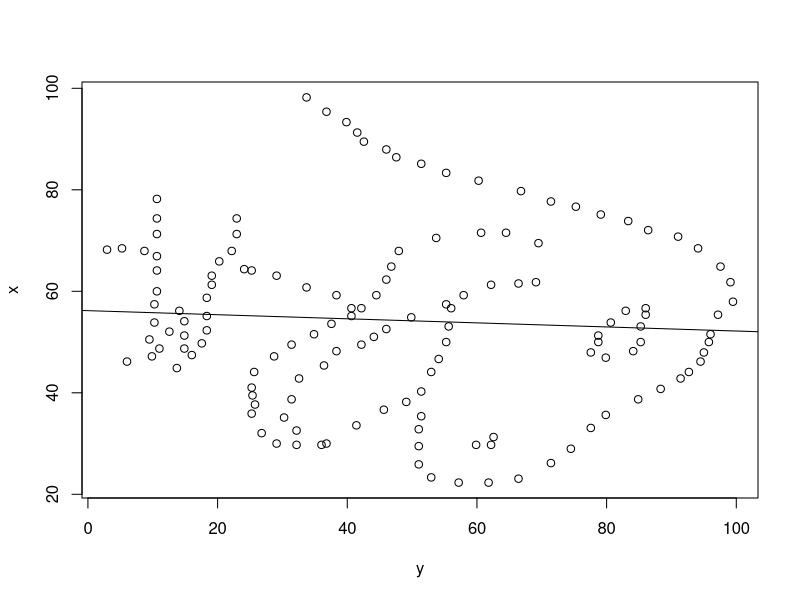
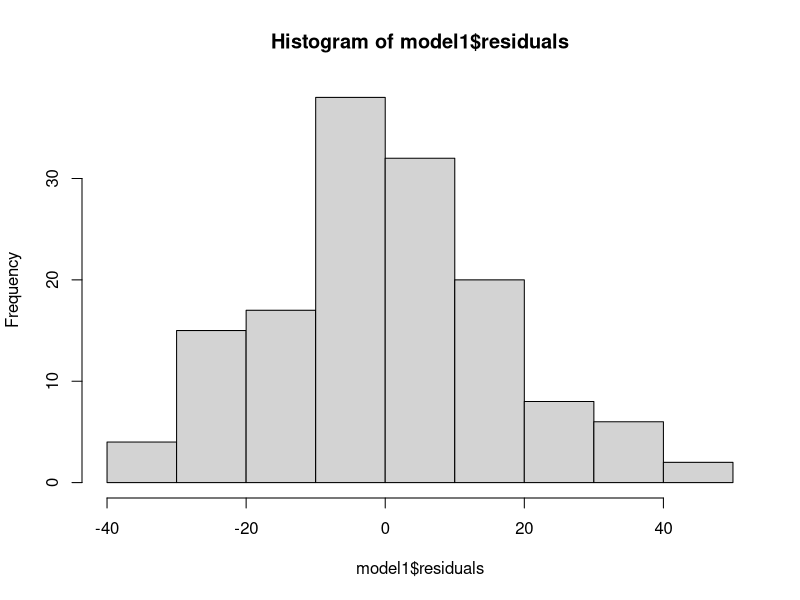
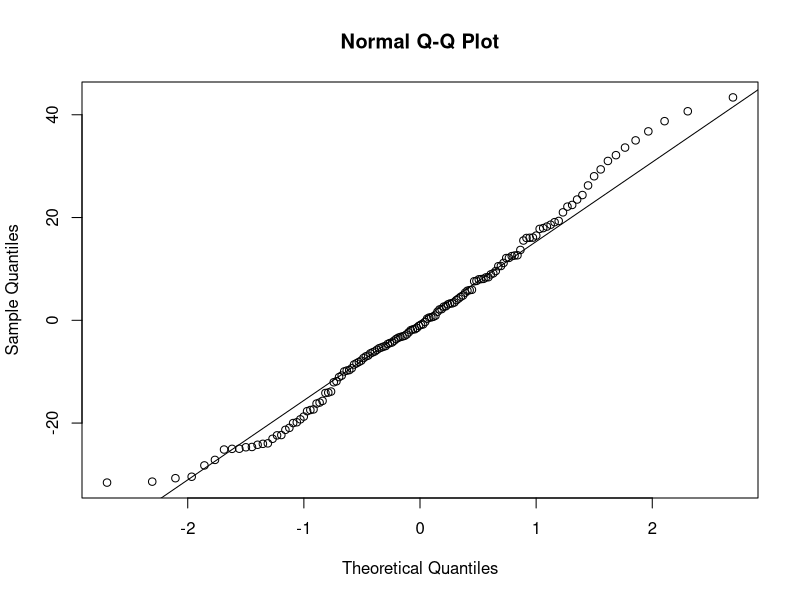
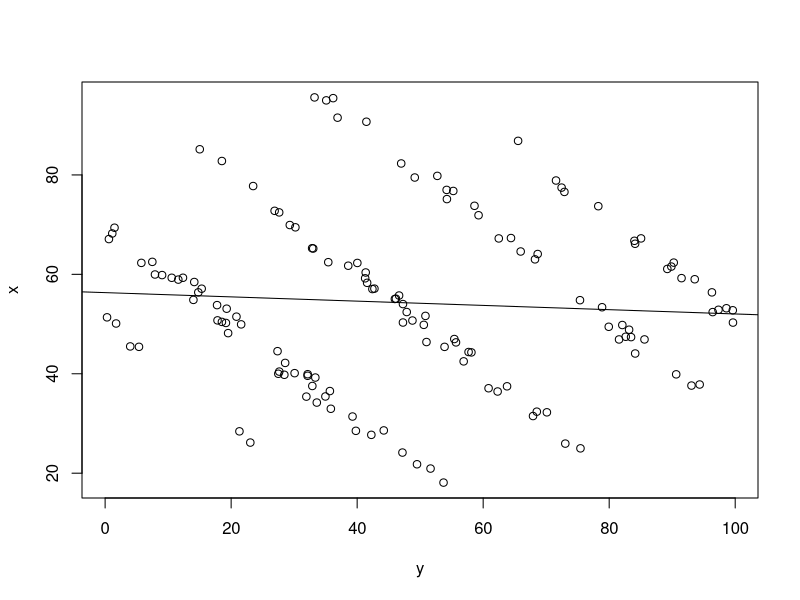
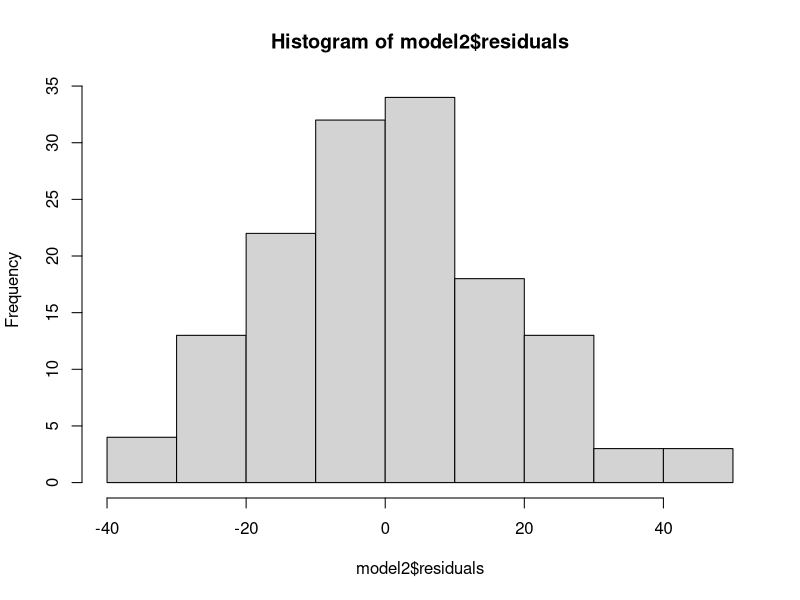
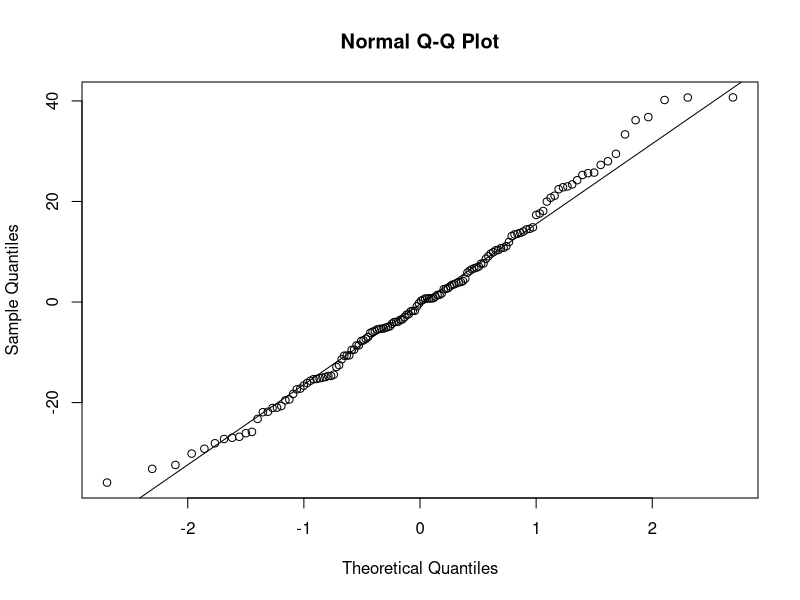
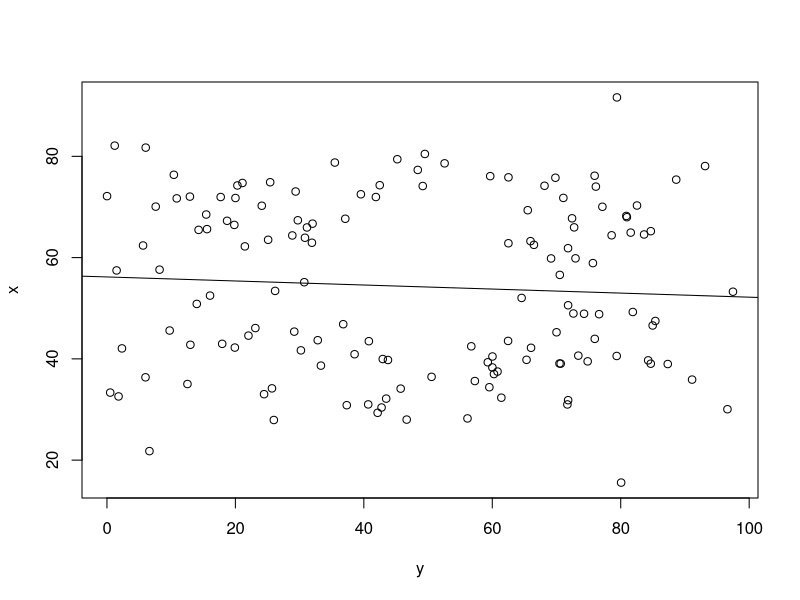
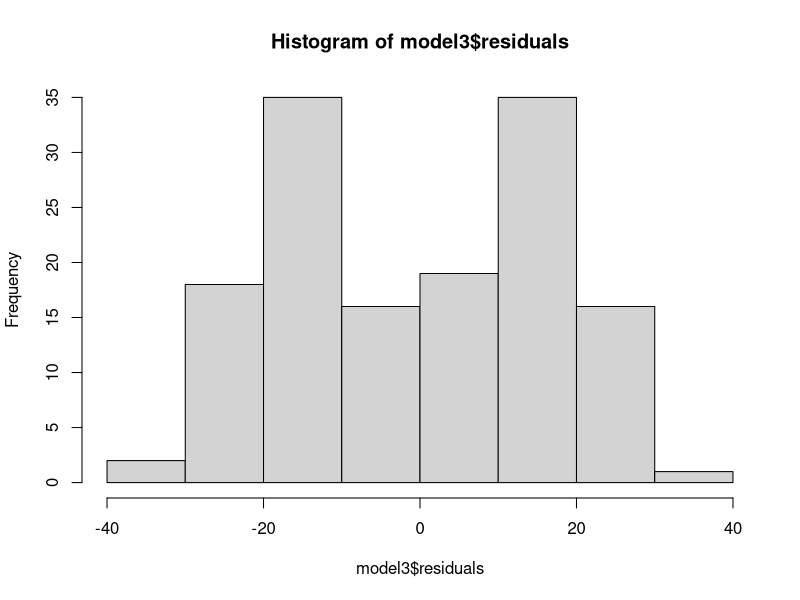

The R source for these figures, in order:
## ---- chunk 1
options(digits = 4)
## ---- chunk 2
options(digits=4)

data1 <- data.frame(
	x = c(55.3846, 51.5385, 46.1538, 42.8205, 40.7692, 38.7179, 35.641, 33.0769, 28.9744, 26.1538, 23.0769, 22.3077, 22.3077, 23.3333, 25.8974, 29.4872, 32.8205, 35.3846, 40.2564, 44.1026, 46.6667, 50, 53.0769, 56.6667, 59.2308, 61.2821, 61.5385, 61.7949, 57.4359, 54.8718, 52.5641, 48.2051, 49.4872, 51.0256, 45.3846, 42.8205, 38.7179, 35.1282, 32.5641, 30, 33.5897, 36.6667, 38.2051, 29.7436, 29.7436, 30, 32.0513, 35.8974, 41.0256, 44.1026, 47.1795, 49.4872, 51.5385, 53.5897, 55.1282, 56.6667, 59.2308, 62.3077, 64.8718, 67.9487, 70.5128, 71.5385, 71.5385, 69.4872, 46.9231, 48.2051, 50, 53.0769, 55.3846, 56.6667, 56.1538, 53.8462, 51.2821, 50, 47.9487, 29.7436, 29.7436, 31.2821, 57.9487, 61.7949, 64.8718, 68.4615, 70.7692, 72.0513, 73.8462, 75.1282, 76.6667, 77.6923, 79.7436, 81.7949, 83.3333, 85.1282, 86.4103, 87.9487, 89.4872, 93.3333, 95.3846, 98.2051, 56.6667, 59.2308, 60.7692, 63.0769, 64.1026, 64.359, 74.359, 71.2821, 67.9487, 65.8974, 63.0769, 61.2821, 58.7179, 55.1282, 52.3077, 49.7436, 47.4359, 44.8718, 48.7179, 51.2821, 54.1026, 56.1538, 52.0513, 48.7179, 47.1795, 46.1538, 50.5128, 53.8462, 57.4359, 60, 64.1026, 66.9231, 71.2821, 74.359, 78.2051, 67.9487, 68.4615, 68.2051, 37.6923, 39.4872, 91.2821, 50, 47.9487, 44.1026),
	y = c(97.1795, 96.0256, 94.4872, 91.4103, 88.3333, 84.8718, 79.8718, 77.5641, 74.4872, 71.4103, 66.4103, 61.7949, 57.1795, 52.9487, 51.0256, 51.0256, 51.0256, 51.4103, 51.4103, 52.9487, 54.1026, 55.2564, 55.641, 56.0256, 57.9487, 62.1795, 66.4103, 69.1026, 55.2564, 49.8718, 46.0256, 38.3333, 42.1795, 44.1026, 36.4103, 32.5641, 31.4103, 30.2564, 32.1795, 36.7949, 41.4103, 45.641, 49.1026, 36.0256, 32.1795, 29.1026, 26.7949, 25.2564, 25.2564, 25.641, 28.718, 31.4103, 34.8718, 37.5641, 40.641, 42.1795, 44.4872, 46.0256, 46.7949, 47.9487, 53.718, 60.641, 64.4872, 69.4872, 79.8718, 84.1026, 85.2564, 85.2564, 86.0256, 86.0256, 82.9487, 80.641, 78.718, 78.718, 77.5641, 59.8718, 62.1795, 62.5641, 99.4872, 99.1026, 97.5641, 94.1026, 91.0256, 86.4103, 83.3333, 79.1026, 75.2564, 71.4103, 66.7949, 60.2564, 55.2564, 51.4103, 47.5641, 46.0256, 42.5641, 39.8718, 36.7949, 33.718, 40.641, 38.3333, 33.718, 29.1026, 25.2564, 24.1026, 22.9487, 22.9487, 22.1795, 20.2564, 19.1026, 19.1026, 18.3333, 18.3333, 18.3333, 17.5641, 16.0256, 13.718, 14.8718, 14.8718, 14.8718, 14.1026, 12.5641, 11.0256, 9.8718, 6.0256, 9.4872, 10.2564, 10.2564, 10.641, 10.641, 10.641, 10.641, 10.641, 10.641, 8.718, 5.2564, 2.9487, 25.7692, 25.3846, 41.5385, 95.7692, 95, 92.6923))

data2 <- data.frame(
	x = c(52.8720214902, 59.0141444945, 56.3751090389, 37.8391996844, 39.8853734176, 44.0774051326, 31.4970254888, 25.9525965456, 36.4347239148, 24.997482691, 32.2462751352, 18.1094722949, 21.7960992263, 24.150491069, 28.6031956015, 20.9319996761, 35.4355325251, 44.3773828236, 46.313692406, 46.3860739231, 42.4954400876, 44.3005150328, 46.9882833458, 52.4215231623, 64.090998189, 63.0168717563, 67.3025779226, 67.2259568904, 50.309988715, 45.4126389249, 54.0206071815, 49.8420222483, 50.7132995657, 55.0455549106, 37.5437012597, 39.7958978066, 28.5233910215, 31.3996460012, 39.2415652162, 27.7140565712, 32.9607035213, 35.4047362397, 51.6422264225, 34.207620843, 36.5234892198, 28.4192021281, 26.1604969417, 40.435327397, 44.544955314, 40.1237272008, 42.1848064503, 40.0026592892, 57.1252310509, 60.375744968, 55.1058961252, 61.7372710245, 55.7412443246, 58.2964084158, 57.0425482213, 76.7756112073, 71.8870772602, 73.7883730663, 75.1396847343, 64.5963189058, 46.9095386323, 46.9051031994, 49.8069877356, 48.8632418189, 66.7481899024, 62.3597662841, 47.3748964954, 47.4464667165, 53.385280634, 49.4527077733, 54.8026825363, 37.0882451339, 32.3759619238, 37.4770138847, 52.4066488967, 50.2970432655, 61.5633243835, 61.0865603919, 59.2364904011, 66.1540050863, 67.2313347767, 73.7099068702, 76.5804513576, 78.8765811639, 77.4490021363, 86.8537073476, 79.806531301, 76.9882734745, 79.4793575017, 82.3041595613, 90.700691247, 95.4434878077, 94.9974880471, 91.517847246, 62.2926421901, 59.2034756073, 65.2563927704, 62.4447424979, 72.4624062907, 69.9194262552, 77.7628590782, 72.7784101997, 65.198316667, 69.4598588916, 59.3150555205, 51.487713355, 57.1124475509, 50.2244178157, 50.4338611907, 56.3803054046, 54.8635045999, 45.4998576493, 49.9367453057, 53.8098729164, 59.8526782804, 48.1756567942, 50.7417190667, 58.4597612975, 50.1145975193, 45.4203820755, 51.3532681954, 53.091704424, 58.9431665444, 59.3109904219, 68.2221986595, 62.5117719862, 69.3800563617, 82.8002478704, 85.1603321777, 67.095847697, 62.307750573, 59.9704150458, 39.9116351739, 39.5965009783, 95.5934163965, 52.772288113, 53.1786144535, 37.6270534612),
	y = c(97.3432226575, 93.5748748733, 96.30514763, 94.359443503, 90.6346620817, 84.1258533023, 67.9125621568, 73.0331803541, 62.2940454639, 75.4415616626, 70.1105868383, 53.7081103324, 49.4995295248, 47.1885335266, 44.2237227, 51.6462354868, 34.9610381566, 57.6847369215, 55.6855917703, 51.0021645381, 56.9036815315, 58.1329592781, 55.4206367313, 47.867005488, 68.6509850107, 68.2252589114, 64.4134627173, 62.4764105301, 47.2678818553, 53.8707976895, 47.2698972057, 50.5765522936, 48.7722867825, 45.9862727459, 32.8840244657, 28.4432191156, 39.7966662481, 39.2652632229, 33.3614166846, 42.2500516253, 35.8231112903, 31.9391621952, 50.8383406788, 33.5938054385, 35.6710483891, 21.3157482481, 23.0422314726, 27.6400711421, 27.3622426221, 30.0731619402, 28.5736747331, 27.4875100027, 42.7390191388, 41.3564579961, 46.1490510561, 38.5848440052, 46.6535769763, 41.5831977346, 42.418757739, 55.2545987009, 59.2669926152, 58.6208121164, 54.2445521781, 65.952512925, 85.6022611586, 81.5656424136, 82.085025592, 83.1583574877, 84.0048341677, 90.2436599196, 83.4715555182, 82.622124014, 78.8711362558, 79.9306028004, 75.3639849893, 60.857227495, 68.5108204552, 63.7886855744, 96.4254150057, 99.6441791736, 89.8641388605, 89.2243556475, 91.4811005766, 84.1119370252, 85.055640808, 78.2706108976, 72.8915336827, 71.5625276804, 72.4473094857, 65.5433240194, 52.7231797883, 54.2027848022, 49.1410154455, 46.9909036215, 41.4667030063, 36.1897016148, 35.0953011066, 36.8902631263, 40.0295333141, 41.2706776667, 32.8541041237, 35.4149992261, 27.6242638254, 29.3110927191, 23.4913735562, 26.9005353695, 33.0271717859, 30.1970315053, 12.3543136666, 20.8436106875, 15.3217851726, 19.1709698793, 18.5348708515, 14.7884597101, 14.009611915, 3.98542629287, 21.5900969196, 17.7664144512, 9.03994992133, 19.5212153543, 17.8384056087, 14.1486628546, 1.74146171252, 5.37240899542, 0.30387242055, 19.2900304453, 11.6128777918, 10.5721363739, 1.13388036584, 7.49123248279, 1.48813233299, 18.5293762368, 15.0183695439, 0.601490941965, 5.74997471945, 7.9133104735, 32.1440226145, 32.1361317349, 33.2341293953, 99.6134716833, 98.6038611855, 93.060672952)
)

data3 <- data.frame(
	x = c(32.3311102266, 53.4214628807, 63.92020226, 70.2895057187, 34.1188302357, 67.6707164012, 53.2591294055, 63.5149808671, 67.9805388133, 67.3724659005, 15.5607495229, 71.7907676942, 70.2425464362, 64.9374355444, 62.2135245453, 67.2694004772, 40.5701970446, 74.7411813341, 71.7683189223, 76.1669198143, 65.6236574431, 50.8506336394, 33.0240700249, 39.7063261674, 45.5964849542, 42.9680469104, 52.4944067819, 46.0822757831, 74.2477082092, 64.5682641863, 74.0216939058, 62.3911805626, 74.189036683, 28.2367819396, 75.7719387944, 75.8552294691, 65.9708570175, 21.7780404779, 67.7597962473, 78.6171953363, 68.5077081898, 74.8850211598, 66.4549036599, 77.3178020985, 58.9124603193, 57.617447817, 76.0882257967, 57.4660505497, 79.4283834934, 76.3565221496, 64.4050752632, 40.6350418091, 43.9498645857, 30.9962205791, 68.2307689907, 72.0463894612, 46.5927679682, 49.2572183396, 42.7817612539, 65.475952195, 71.9650826544, 32.1464623358, 31.8384976954, 31.0052582572, 80.4708943189, 71.9641671122, 78.0794214417, 41.6775957748, 65.953595185, 62.9344593731, 64.3737979844, 72.5093283599, 30.0522898741, 28.0033242354, 75.4012268619, 38.9800154218, 65.2199135479, 73.0539899616, 34.3983616372, 43.4904501336, 55.138737967, 43.6843934333, 35.9036097344, 45.3780188805, 39.7774828713, 38.6644611569, 39.0440366877, 91.6399614428, 47.4881326771, 44.5902125769, 39.0896145478, 42.2293783752, 37.0003871448, 39.0520864793, 37.4884147432, 69.3595594592, 43.542775926, 39.8112302539, 70.0689259404, 70.0405435824, 39.505789079, 62.5168908529, 72.1399254065, 45.2515760666, 42.0633045627, 36.3556951539, 30.3918276596, 36.4490038543, 40.467576002, 81.7246168002, 48.8231974964, 35.6205617651, 50.5839631148, 61.8564651063, 39.3237560262, 42.1856791429, 30.8469189898, 29.3462004281, 82.1105579783, 38.3020058088, 56.5841530218, 33.3393742865, 78.7742390407, 27.9226442446, 71.6978651182, 74.1383313856, 32.579020066, 59.83218542, 35.0306285457, 74.3001198284, 63.2501970628, 34.1730737648, 40.9138319319, 62.8332930874, 42.4767923803, 52.0334562787, 48.9070429644, 59.8518383854, 48.9604602016, 46.8448551673, 39.9630215796, 66.704943997),
	y = c(61.411101248, 26.1868803879, 30.8321939163, 82.5336485877, 45.7345513203, 37.110947969, 97.4757710964, 25.1000785788, 80.9571652197, 29.720400203, 80.0656402858, 71.0654666627, 24.1095975542, 81.5542049945, 21.4758389969, 18.7089683725, 79.3729634752, 21.1016372041, 20.0110618423, 75.9361704048, 15.5828033531, 13.9876016304, 24.4678303872, 84.2752871038, 9.76334884943, 17.9454583961, 16.0511142003, 23.1104578154, 20.314187812, 83.6396338956, 76.1282745076, 5.62307076073, 68.1335832223, 56.1395964513, 69.8292300322, 62.5170442862, 72.7448559954, 6.61662530728, 72.4212015285, 52.5752573142, 15.4569189652, 25.4166063231, 19.8366286542, 48.3983464352, 75.6677562173, 8.19480060319, 59.6799300235, 1.50441817488, 45.2107942872, 10.4182411281, 78.5841760758, 73.3947503698, 75.9587156671, 71.694404938, 80.8725016628, 12.9180067349, 84.9723827774, 81.8814032306, 12.9911884302, 14.2745856444, 17.7102359443, 43.4817094425, 71.8121653901, 40.682503007, 49.5021483467, 41.8742826668, 93.1333167652, 30.2012640846, 31.1474060835, 31.9163906992, 28.8625834061, 39.5401302526, 96.6175423534, 46.6721919544, 88.6390766207, 87.322160691, 84.6829549336, 29.3808085571, 59.5444469033, 40.782542065, 30.7257603575, 32.8230098696, 91.1118630801, 29.1692166544, 43.75581895, 33.3172384774, 84.6760108316, 79.4066030605, 85.3899333808, 22.0340116412, 70.4661940802, 19.9140684075, 60.264279248, 70.6525028457, 60.8144048511, 65.5213545959, 62.4603112824, 65.3348328092, 7.59346560899, 77.1438066024, 74.8516272173, 66.4847322418, 0.0151193251552, 70.0034213192, 2.33519661206, 6.0058486497, 42.75961287, 50.5462690659, 60.0275120878, 6.03754484635, 76.6353305783, 57.2860155789, 71.8066161014, 71.7927431642, 59.3008196656, 66.0348978235, 37.3416401041, 42.1487418312, 1.21055166293, 60.0177857932, 70.512514809, 0.5091067352, 35.4841012146, 25.9868781844, 10.8681445111, 49.1739189791, 1.80811559665, 69.1525081443, 12.5366493416, 42.4770945921, 65.9524861966, 25.6936743092, 38.5590195509, 62.5108942269, 56.7312899691, 64.5666620298, 74.2877488252, 72.9583909677, 72.6295257275, 36.7917136918, 42.9449148487, 32.0150954299)
)
## ---- chunk 3
data1.x.mean <- mean(data1$x)
data1.y.mean <- mean(data1$y)
data2.x.mean <- mean(data2$x)
data2.y.mean <- mean(data2$y)
data3.x.mean <- mean(data3$x)
data3.y.mean <- mean(data3$y)
## ---- chunk 4
data1.x.median <- median(data1$x)
data1.y.median <- median(data1$y)
data2.x.median <- median(data2$x)
data2.y.median <- median(data2$y)
data3.x.median <- median(data3$x)
data3.y.median <- median(data3$y)

## ---- chunk 5
data1.x.sd <- sd(data1$x)
data1.y.sd <- sd(data1$y)
data2.x.sd <- sd(data2$x)
data2.y.sd <- sd(data2$y)
data3.x.sd <- sd(data3$x)
data3.y.sd <- sd(data3$y)
## ---- chunk 6
round(cor(data1),2)
round(cor(data2),2)
round(cor(data3),2)
## ---- chunk 7
data1.correlation <- -0.06
data2.correlation <- -0.07
data3.correlation <- -0.06
## ---- chunk 8
model1 <- lm(x ~ y, data = data1)
summary(model1)
## ---- chunk 9
model2 <- lm(x ~ y, data = data2)
summary(model2)
## ---- chunk 10
model3 <- lm(x ~ y, data = data3)
summary(model3)
## ---- chunk 11
data1.slope <- -0.0401
data2.slope <- -0.0429
data3.slope <- -0.0399

data1.intercept <- 56.1827
data2.intercept <- 56.3218
data3.intercept <- 56.1756
## ---- chunk 12
data1.rsquared <- summary(model1)$r.squared
data2.rsquared <- summary(model2)$r.squared
data3.rsquared <- summary(model3)$r.squared
## ---- chunk 13
##### DO NOT MODIFY THIS R BLOCK! ######
# This R block will create a table to display all the calculations above in one table.
# For this to work it presumes that each of the variables set above are scalers 
# (e.g. data1.mean, data1.intercept, etc.), that is, length(XXX) == 1.
library(knitr)
library(kableExtra)
vars <- list(data1.x.mean, data1.x.median, data1.x.sd, data1.correlation, data1.intercept, data1.slope, data1.rsquared, data1.y.mean, data1.y.median, data1.y.sd, data2.x.mean, data2.x.median, data2.x.sd, data2.correlation, data2.intercept, data2.slope, data2.rsquared, data2.y.mean, data2.y.median, data2.y.sd, data3.x.mean, data3.x.median, data3.x.sd, data3.correlation, data3.intercept, data3.slope, data3.rsquared, data3.y.mean, data3.y.median, data3.y.sd)
var.lengths <- sapply(vars, FUN = length)
if(any(var.lengths) > 1) {
	stop(paste0('The variables must be scalers (i.e. have a length of 1).'))
}
results <- data.frame(
	data1.x = c(data1.x.mean, data1.x.median, data1.x.sd, data1.correlation, data1.intercept, data1.slope, data1.rsquared),
	data1.y = c(data1.y.mean, data1.y.median, data1.y.sd, NA, NA, NA, NA),
	data2.x = c(data2.x.mean, data2.x.median, data2.x.sd, data2.correlation, data2.intercept, data2.slope, data2.rsquared),
	data2.y = c(data2.y.mean, data2.y.median, data2.y.sd, NA, NA, NA, NA),
	data3.x = c(data3.x.mean, data3.x.median, data3.x.sd, data3.correlation, data3.intercept, data3.slope, data3.rsquared),
	data3.y = c(data3.y.mean, data3.y.median, data3.y.sd, NA, NA, NA, NA),
	stringsAsFactors = FALSE
)
row.names(results) <- c('Mean', 'Median', 'SD', 'r', 'Intercept', 'Slope', 'R-Squared')
names(results) <- c('x','y','x','y','x','y')
options(knitr.kable.NA = '')
kable(results, digits = 4, 
	  align = 'r',
	  row.names = TRUE, 
	  format.args=list(nsmall = 4)) %>%
	column_spec(2:7, width = ".5in") %>%
	add_header_above(c(" " = 1, "Data 1" = 2, "Data 2" = 2, "Data 3" = 2))
## ---- chunk 14
plot(x ~ y, data1)
abline(model1)
## ---- chunk 15
hist(model1$residuals)
## ---- chunk 16
qqnorm(model1$residuals)
qqline(model1$residuals)
## ---- chunk 17
plot(x ~ y, data2)
abline(model2)
## ---- chunk 18
hist(model2$residuals)
## ---- chunk 19
qqnorm(model2$residuals)
qqline(model2$residuals)
## ---- chunk 20
plot(x ~ y, data3)
abline(model3)

## ---- chunk 21
hist(model3$residuals)
## ---- chunk 22
qqnorm(model3$residuals)
qqline(model3$residuals)
